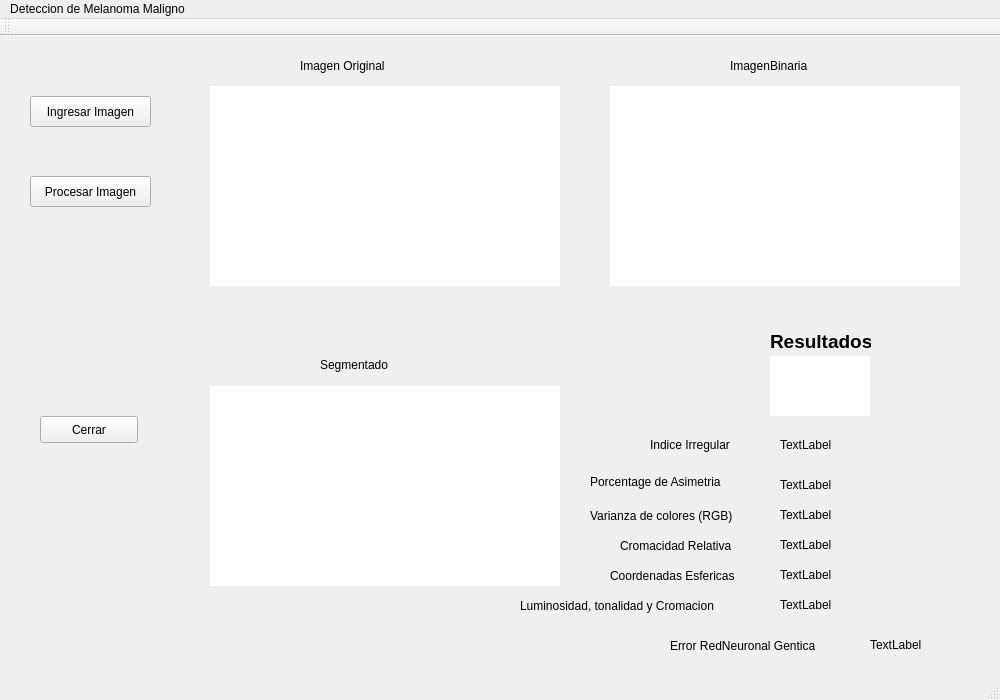
<?xml version="1.0" encoding="UTF-8"?>
<ui version="4.0">
 <class>MainWindow</class>
 <widget class="QMainWindow" name="MainWindow">
  <property name="geometry">
   <rect>
    <x>0</x>
    <y>0</y>
    <width>1000</width>
    <height>700</height>
   </rect>
  </property>
  <property name="windowTitle">
   <string>MainWindow</string>
  </property>
  <widget class="QWidget" name="centralWidget">
   <widget class="QPushButton" name="ImagenButton">
    <property name="geometry">
     <rect>
      <x>30</x>
      <y>60</y>
      <width>121</width>
      <height>31</height>
     </rect>
    </property>
    <property name="text">
     <string>Ingresar Imagen</string>
    </property>
   </widget>
   <widget class="QLabel" name="imagen1">
    <property name="geometry">
     <rect>
      <x>210</x>
      <y>50</y>
      <width>350</width>
      <height>200</height>
     </rect>
    </property>
    <property name="styleSheet">
     <string notr="true">background-color: rgb(255, 255, 255);
</string>
    </property>
    <property name="text">
     <string>&lt;html&gt;&lt;head/&gt;&lt;body&gt;&lt;p&gt;&lt;br/&gt;&lt;/p&gt;&lt;p&gt;&lt;br/&gt;&lt;/p&gt;&lt;/body&gt;&lt;/html&gt;</string>
    </property>
   </widget>
   <widget class="QPushButton" name="pushButton">
    <property name="geometry">
     <rect>
      <x>40</x>
      <y>380</y>
      <width>98</width>
      <height>27</height>
     </rect>
    </property>
    <property name="text">
     <string>Cerrar</string>
    </property>
   </widget>
   <widget class="QPushButton" name="btnProcesar">
    <property name="geometry">
     <rect>
      <x>30</x>
      <y>140</y>
      <width>121</width>
      <height>31</height>
     </rect>
    </property>
    <property name="text">
     <string>Procesar Imagen</string>
    </property>
   </widget>
   <widget class="QLabel" name="imagen2">
    <property name="geometry">
     <rect>
      <x>610</x>
      <y>50</y>
      <width>350</width>
      <height>200</height>
     </rect>
    </property>
    <property name="styleSheet">
     <string notr="true">background-color: rgb(255, 255, 255);
</string>
    </property>
    <property name="text">
     <string>&lt;html&gt;&lt;head/&gt;&lt;body&gt;&lt;p&gt;&lt;br/&gt;&lt;/p&gt;&lt;p&gt;&lt;br/&gt;&lt;/p&gt;&lt;/body&gt;&lt;/html&gt;</string>
    </property>
   </widget>
   <widget class="QLabel" name="imagen3">
    <property name="geometry">
     <rect>
      <x>210</x>
      <y>350</y>
      <width>350</width>
      <height>200</height>
     </rect>
    </property>
    <property name="styleSheet">
     <string notr="true">background-color: rgb(255, 255, 255);
</string>
    </property>
    <property name="text">
     <string>&lt;html&gt;&lt;head/&gt;&lt;body&gt;&lt;p&gt;&lt;br/&gt;&lt;/p&gt;&lt;p&gt;&lt;br/&gt;&lt;/p&gt;&lt;/body&gt;&lt;/html&gt;</string>
    </property>
   </widget>
   <widget class="QLabel" name="label">
    <property name="geometry">
     <rect>
      <x>320</x>
      <y>320</y>
      <width>91</width>
      <height>17</height>
     </rect>
    </property>
    <property name="text">
     <string>Segmentado</string>
    </property>
   </widget>
   <widget class="QLabel" name="label_2">
    <property name="geometry">
     <rect>
      <x>300</x>
      <y>20</y>
      <width>111</width>
      <height>20</height>
     </rect>
    </property>
    <property name="text">
     <string>Imagen Original</string>
    </property>
   </widget>
   <widget class="QLabel" name="label_3">
    <property name="geometry">
     <rect>
      <x>730</x>
      <y>20</y>
      <width>101</width>
      <height>20</height>
     </rect>
    </property>
    <property name="text">
     <string>ImagenBinaria</string>
    </property>
   </widget>
   <widget class="QLabel" name="label_4">
    <property name="geometry">
     <rect>
      <x>770</x>
      <y>290</y>
      <width>101</width>
      <height>31</height>
     </rect>
    </property>
    <property name="font">
     <font>
      <pointsize>14</pointsize>
      <weight>75</weight>
      <italic>false</italic>
      <bold>true</bold>
     </font>
    </property>
    <property name="text">
     <string>Resultados</string>
    </property>
   </widget>
   <widget class="QLabel" name="label_5">
    <property name="geometry">
     <rect>
      <x>650</x>
      <y>400</y>
      <width>111</width>
      <height>17</height>
     </rect>
    </property>
    <property name="text">
     <string>Indice Irregular</string>
    </property>
   </widget>
   <widget class="QLabel" name="label_6">
    <property name="geometry">
     <rect>
      <x>590</x>
      <y>430</y>
      <width>171</width>
      <height>31</height>
     </rect>
    </property>
    <property name="text">
     <string>Porcentage de Asimetria</string>
    </property>
   </widget>
   <widget class="QLabel" name="label_7">
    <property name="geometry">
     <rect>
      <x>590</x>
      <y>470</y>
      <width>171</width>
      <height>20</height>
     </rect>
    </property>
    <property name="text">
     <string>Varianza de colores (RGB)</string>
    </property>
   </widget>
   <widget class="QLabel" name="label_8">
    <property name="geometry">
     <rect>
      <x>620</x>
      <y>500</y>
      <width>141</width>
      <height>20</height>
     </rect>
    </property>
    <property name="text">
     <string>Cromacidad Relativa</string>
    </property>
   </widget>
   <widget class="QLabel" name="label_9">
    <property name="geometry">
     <rect>
      <x>610</x>
      <y>530</y>
      <width>151</width>
      <height>20</height>
     </rect>
    </property>
    <property name="text">
     <string>Coordenadas Esfericas</string>
    </property>
   </widget>
   <widget class="QLabel" name="label_10">
    <property name="geometry">
     <rect>
      <x>520</x>
      <y>560</y>
      <width>241</width>
      <height>20</height>
     </rect>
    </property>
    <property name="text">
     <string>Luminosidad, tonalidad y Cromacion</string>
    </property>
   </widget>
   <widget class="QLabel" name="diag">
    <property name="geometry">
     <rect>
      <x>770</x>
      <y>320</y>
      <width>100</width>
      <height>60</height>
     </rect>
    </property>
    <property name="styleSheet">
     <string notr="true">background-color: rgb(255, 255, 255);
</string>
    </property>
    <property name="text">
     <string>&lt;html&gt;&lt;head/&gt;&lt;body&gt;&lt;p&gt;&lt;br/&gt;&lt;/p&gt;&lt;p&gt;&lt;br/&gt;&lt;/p&gt;&lt;/body&gt;&lt;/html&gt;</string>
    </property>
   </widget>
   <widget class="QLabel" name="label_11">
    <property name="geometry">
     <rect>
      <x>670</x>
      <y>600</y>
      <width>181</width>
      <height>20</height>
     </rect>
    </property>
    <property name="text">
     <string>Error RedNeuronal Gentica</string>
    </property>
   </widget>
   <widget class="QLabel" name="res1">
    <property name="geometry">
     <rect>
      <x>780</x>
      <y>400</y>
      <width>111</width>
      <height>17</height>
     </rect>
    </property>
    <property name="text">
     <string>TextLabel</string>
    </property>
   </widget>
   <widget class="QLabel" name="res2">
    <property name="geometry">
     <rect>
      <x>780</x>
      <y>440</y>
      <width>201</width>
      <height>17</height>
     </rect>
    </property>
    <property name="text">
     <string>TextLabel</string>
    </property>
   </widget>
   <widget class="QLabel" name="res3">
    <property name="geometry">
     <rect>
      <x>780</x>
      <y>470</y>
      <width>211</width>
      <height>17</height>
     </rect>
    </property>
    <property name="text">
     <string>TextLabel</string>
    </property>
   </widget>
   <widget class="QLabel" name="res4">
    <property name="geometry">
     <rect>
      <x>780</x>
      <y>500</y>
      <width>211</width>
      <height>17</height>
     </rect>
    </property>
    <property name="text">
     <string>TextLabel</string>
    </property>
   </widget>
   <widget class="QLabel" name="res5">
    <property name="geometry">
     <rect>
      <x>780</x>
      <y>530</y>
      <width>211</width>
      <height>17</height>
     </rect>
    </property>
    <property name="text">
     <string>TextLabel</string>
    </property>
   </widget>
   <widget class="QLabel" name="res6">
    <property name="geometry">
     <rect>
      <x>780</x>
      <y>560</y>
      <width>211</width>
      <height>17</height>
     </rect>
    </property>
    <property name="text">
     <string>TextLabel</string>
    </property>
   </widget>
   <widget class="QLabel" name="res7">
    <property name="geometry">
     <rect>
      <x>870</x>
      <y>600</y>
      <width>121</width>
      <height>17</height>
     </rect>
    </property>
    <property name="text">
     <string>TextLabel</string>
    </property>
   </widget>
  </widget>
  <widget class="QMenuBar" name="menuBar">
   <property name="geometry">
    <rect>
     <x>0</x>
     <y>0</y>
     <width>1000</width>
     <height>25</height>
    </rect>
   </property>
   <widget class="QMenu" name="menuDeteccion_de_Melanoma_Maligno">
    <property name="title">
     <string>Deteccion de Melanoma Maligno</string>
    </property>
   </widget>
   <addaction name="menuDeteccion_de_Melanoma_Maligno"/>
  </widget>
  <widget class="QToolBar" name="mainToolBar">
   <attribute name="toolBarArea">
    <enum>TopToolBarArea</enum>
   </attribute>
   <attribute name="toolBarBreak">
    <bool>false</bool>
   </attribute>
  </widget>
  <widget class="QStatusBar" name="statusBar"/>
 </widget>
 <layoutdefault spacing="6" margin="11"/>
 <resources/>
 <connections>
  <connection>
   <sender>pushButton</sender>
   <signal>clicked()</signal>
   <receiver>MainWindow</receiver>
   <slot>close()</slot>
   <hints>
    <hint type="sourcelabel">
     <x>566</x>
     <y>261</y>
    </hint>
    <hint type="destinationlabel">
     <x>509</x>
     <y>292</y>
    </hint>
   </hints>
  </connection>
 </connections>
</ui>
